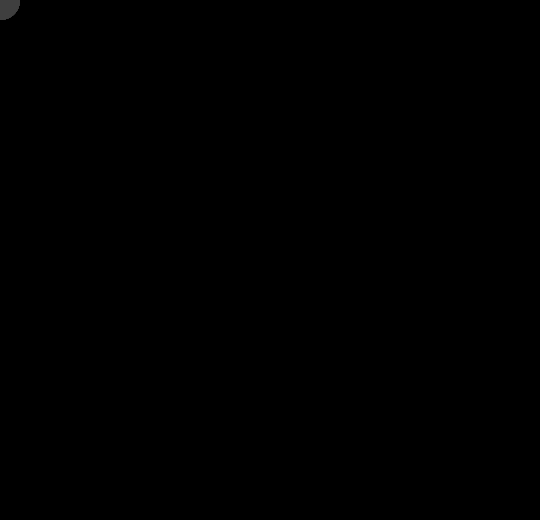
Frame 1 (no input)
Frame 60 (the mouse pressed at the canvas centre just before this capture): identical to frame 1, image omitted
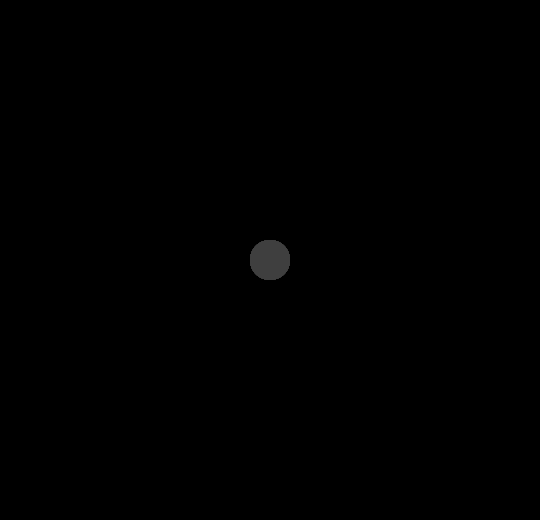
Frame 120 (the mouse held since frame 60 and released just before this capture)

The Processing sketch that drew these frames (run headless with seeded random() and noise(); from frame 60 on, the mouse is pressed at the canvas centre):

// Processing sketch: processing_164241
// ── processing_164241.pde

int num = 60;
int[] x = new int[num];
int[] y = new int[num];

void setup() {
  size(540, 520);
  smooth();
  noStroke();
}

void draw() {
  background(0);
  //Copy array values from back to front
  for (int i = x.length-1; i > 0; i--) {
    x[i] = x[i-1];
    y[i] = y[i-1];
  }
  x[0] = mouseX;  //Set the first element
  y[0] = mouseY;  //Set the first element
  for (int i = 0; i < x. length; i++) {
    fill(i +4);
    ellipse(x[i], y[i], 40, 40);
  }
}
